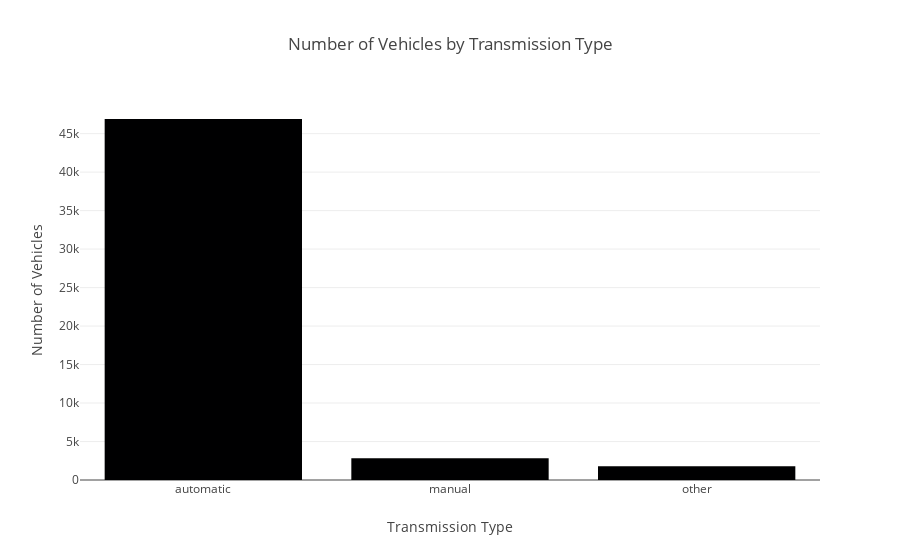

The notebook cell this image was saved under:
### Markdown cell above
Here you can see there isn't really a large difference in the time it takes to sell a 4wd and non-4wd vehicle, even though there are far more 4wd vehicles listed.

### Code cell
# Group the car_ad_data by transmission type
transmission_grouped = car_ad_data.groupby('transmission').size().reset_index(name='count')

# Plot the data using Plotly Express
fig3 = px.bar(transmission_grouped, x='transmission', y='count',
             labels={'transmission': 'Transmission Type', 'count': 'Number of Vehicles'},
             title='Number of Vehicles by Transmission Type')
             
# Set x-axis title
fig3.update_xaxes(title='Transmission Type')

# Set y-axis title
fig3.update_yaxes(title='Number of Vehicles')

### Figure 1 — Plotly figure (JSON) as saved in the notebook; plotly's stock layout.template omitted (floating-point values rounded to 4 significant figures)
{"data": [{"alignmentgroup": "True", "hovertemplate": "Transmission Type=%{x}<br>Number of Vehicles=%{y}<extra></extra>", "legendgroup": "", "marker": {"color": "#000001", "pattern": {"shape": ""}}, "name": "", "offsetgroup": "", "orientation": "v", "showlegend": false, "textposition": "auto", "type": "bar", "x": ["automatic", "manual", "other"], "xaxis": "x", "y": [46902, 2829, 1794], "yaxis": "y"}], "layout": {"barmode": "relative", "legend": {"tracegroupgap": 0}, "title": {"text": "Number of Vehicles by Transmission Type"}, "xaxis": {"anchor": "y", "domain": [0, 1], "title": {"text": "Transmission Type"}}, "yaxis": {"anchor": "x", "domain": [0, 1], "title": {"text": "Number of Vehicles"}}}}
